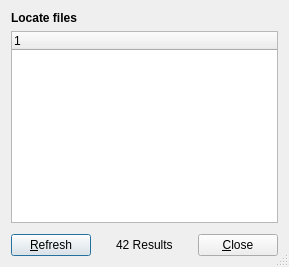
<?xml version="1.0" encoding="UTF-8"?>
<ui version="4.0">
 <class>LocateFilesWindow</class>
 <widget class="QDialog" name="LocateFilesWindow">
  <property name="windowTitle">
   <string>Locate Files</string>
  </property>
  <property name="sizeGripEnabled">
   <bool>true</bool>
  </property>
  <layout class="QVBoxLayout" name="verticalLayout">
   <item>
    <widget class="QLabel" name="heading">
     <property name="font">
      <font>
       <weight>75</weight>
       <bold>true</bold>
      </font>
     </property>
     <property name="text">
      <string>Locate files</string>
     </property>
    </widget>
   </item>
   <item>
    <widget class="QTreeWidget" name="treeWidget">
     <property name="contextMenuPolicy">
      <enum>Qt::CustomContextMenu</enum>
     </property>
     <property name="uniformRowHeights">
      <bool>true</bool>
     </property>
     <column>
      <property name="text">
       <string notr="true">1</string>
      </property>
     </column>
    </widget>
   </item>
   <item>
    <layout class="QHBoxLayout" name="horizontalLayout">
     <property name="spacing">
      <number>25</number>
     </property>
     <property name="topMargin">
      <number>5</number>
     </property>
     <item>
      <widget class="QPushButton" name="refreshButton">
       <property name="text">
        <string>&amp;Refresh</string>
       </property>
      </widget>
     </item>
     <item>
      <widget class="QLabel" name="resultsLabel">
       <property name="sizePolicy">
        <sizepolicy hsizetype="MinimumExpanding" vsizetype="Preferred">
         <horstretch>0</horstretch>
         <verstretch>0</verstretch>
        </sizepolicy>
       </property>
       <property name="text">
        <string>42 Results</string>
       </property>
      </widget>
     </item>
     <item>
      <widget class="QPushButton" name="closeButton">
       <property name="text">
        <string>&amp;Close</string>
       </property>
      </widget>
     </item>
    </layout>
   </item>
  </layout>
 </widget>
 <resources>
  <include location="icons.qrc"/>
 </resources>
 <connections>
  <connection>
   <sender>closeButton</sender>
   <signal>clicked()</signal>
   <receiver>LocateFilesWindow</receiver>
   <slot>deleteLater()</slot>
   <hints>
    <hint type="sourcelabel">
     <x>349</x>
     <y>277</y>
    </hint>
    <hint type="destinationlabel">
     <x>199</x>
     <y>149</y>
    </hint>
   </hints>
  </connection>
 </connections>
</ui>
